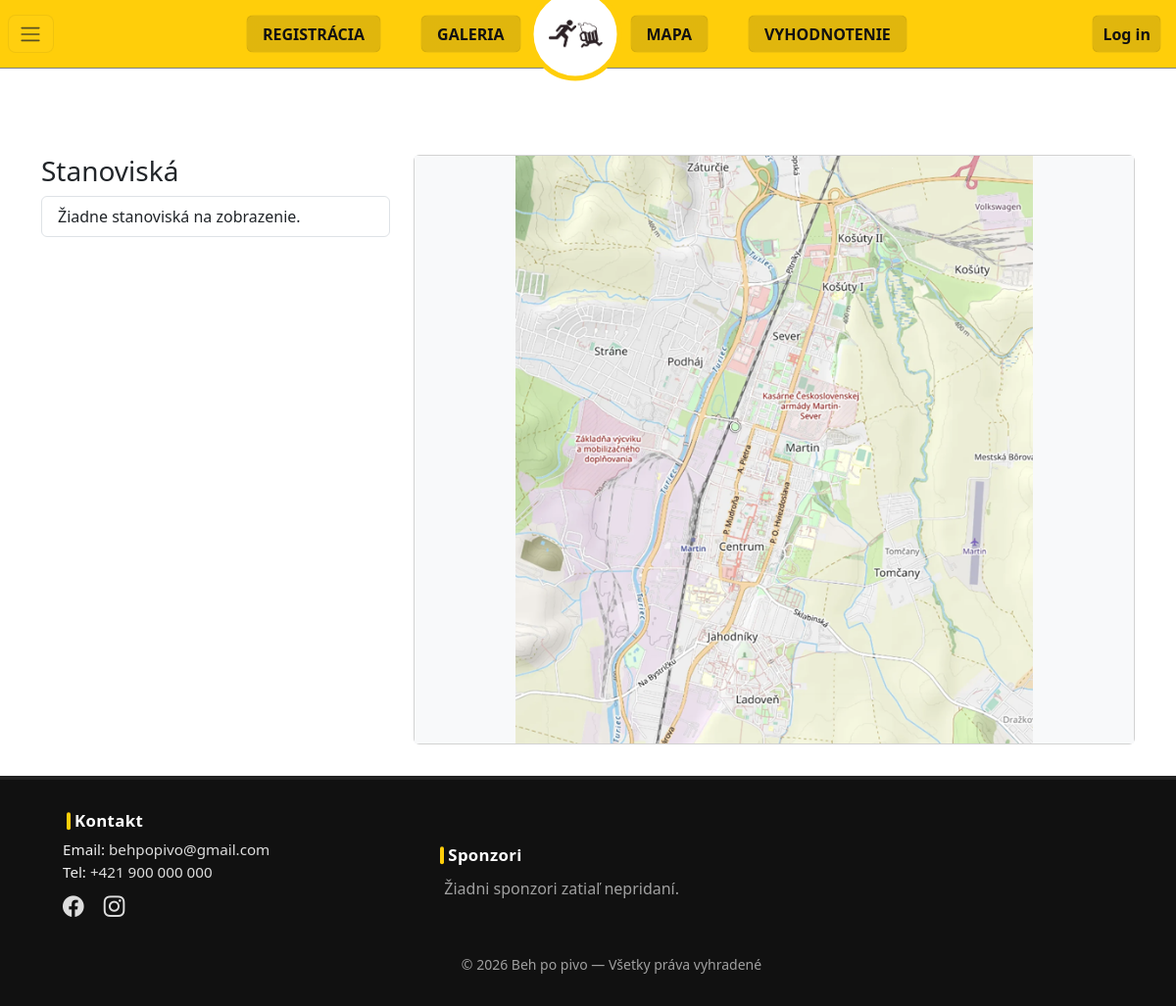
The page /?c=home&a=mapa on the database as committed earlier.
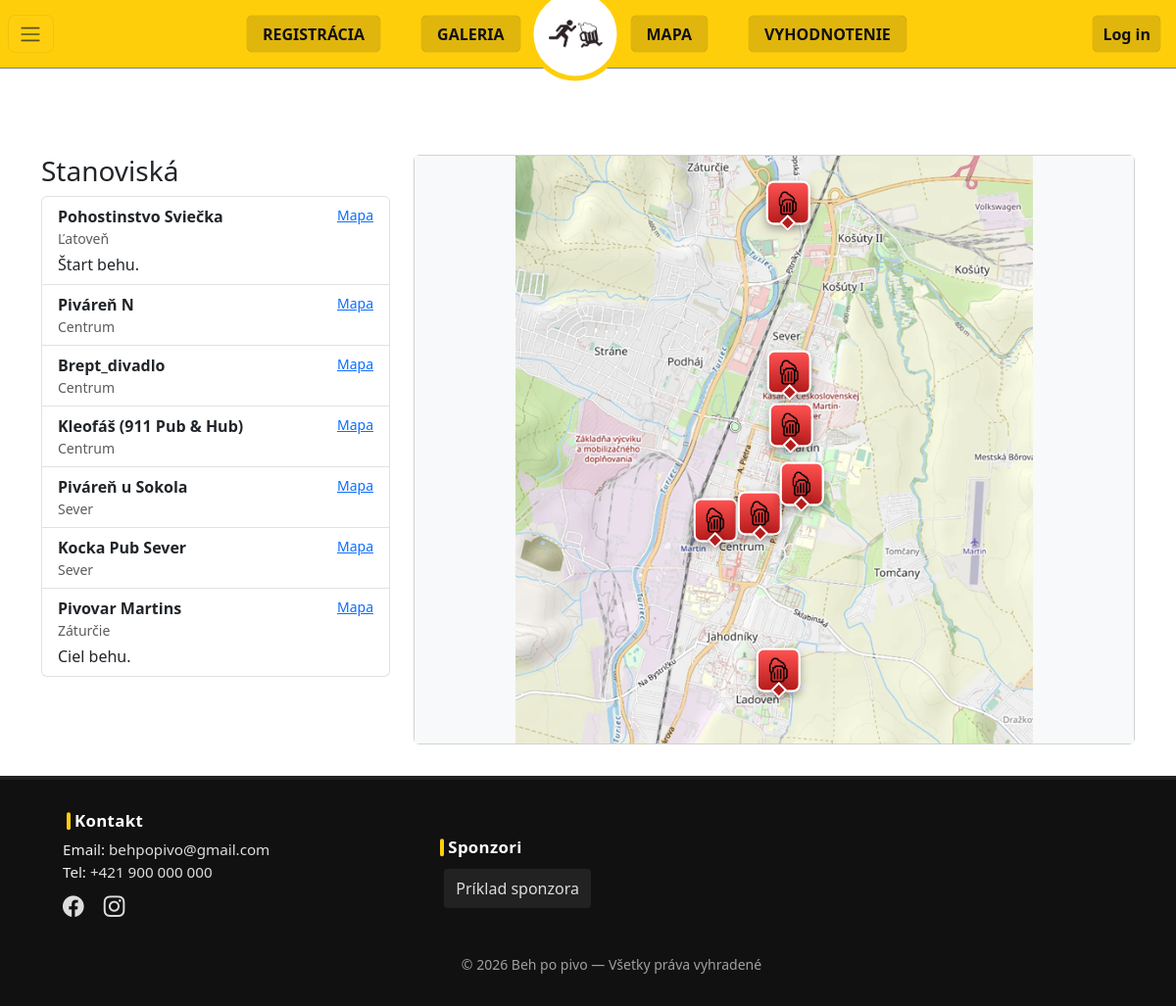
The same page on the database as committed later.
### tables this page shows
CREATE TABLE Stanovisko (
                            ID_stanoviska INT NOT NULL AUTO_INCREMENT,
                            nazov VARCHAR(100) NOT NULL,
                            poloha VARCHAR(255),
                            popis TEXT,
                            mapa_odkaz VARCHAR(1000) DEFAULT NULL,
                            obrazok_odkaz VARCHAR(1000) DEFAULT NULL,
                            x_pos DECIMAL(9,6) NULL,
                            y_pos DECIMAL(9,6) NULL,
                            ID_roka INT NOT NULL,
                            PRIMARY KEY (ID_stanoviska),
                            CONSTRAINT fk_stanovisko_rok
                                FOREIGN KEY (ID_roka)
                                    REFERENCES rokKonania(ID_roka)
                                    ON DELETE CASCADE
                                    ON UPDATE CASCADE
);

CREATE TABLE `sponsors` (
    `ID_sponsor` INT NOT NULL AUTO_INCREMENT,
    `name` VARCHAR(255) NOT NULL,
    `contact_email` VARCHAR(255) DEFAULT NULL,
    `contact_phone` VARCHAR(100) DEFAULT NULL,
    `logo` VARCHAR(255) DEFAULT NULL,
    `url` VARCHAR(1000) DEFAULT NULL,
    `created_at` DATETIME DEFAULT CURRENT_TIMESTAMP,
    PRIMARY KEY (`ID_sponsor`)
);

### Framework/Http/Responses/Response.php (called while the page is built, shortened)
<?php
abstract class Response
{
    public function send(): void
    {
        $this->generate();
    }
}

### public/index.php (called while the page is built, shortened)
<?php
require __DIR__ . '/../Framework/ClassLoader.php';
try {
    $app = new App();
    $app->run();
} catch (Exception $e) {
    die('An error occurred: ' . $e->getMessage());
}

### Framework/DB/Connection.php (called while the page is built, shortened)
<?php
class Connection
{
    private static ?Connection $instance = null;
    private PDO $db;
    public function __construct(PDO $db)
    {
        $this->db = $db;
    }
    public static function getInstance(): Connection
    {
        try {
            if (self::$instance == null) {
                $db = new PDO(
                    'mysql:dbname=' . Configuration::DB_NAME . ';host=' . (getenv('DB_HOST') ?: Configuration::DB_HOST),
                    (getenv('DB_USER') ?: Configuration::DB_USER),
                    (getenv('DB_PASS') ?: Configuration::DB_PASS)
                );
                $db->setAttribute(PDO::ATTR_ERRMODE, PDO::ERRMODE_EXCEPTION);
                $db->setAttribute(PDO::ATTR_EMULATE_PREPARES, true);
                self::$instance = new self($db);
            }
            return self::$instance;
        } catch (PDOException $e) {
            throw new Exception('Connection failed: ' . $e->getMessage());
        }
    }
    public function __call(string $name, array $arguments): mixed
    {
        return $this->db->{$name}(...$arguments);
    }
}

### App/Controllers/HomeController.php (called while the page is built, shortened)
<?php
class HomeController extends BaseController
{
    public function mapa(Request $request): Response
    {
        $conn = \Framework\DB\Connection::getInstance();
        $stanoviska = [];
        $error = null;
        try {
            $stmt = $conn->query('SELECT * FROM Stanovisko');
            $stanoviska = $stmt->fetchAll(\PDO::FETCH_ASSOC);
        } catch (\Throwable $e) {
            $stanoviska = [];
            $error = $e->getMessage();
        }
        return $this->html(['stanoviska' => $stanoviska, 'mapa_error' => $error]);
    }
}

### App/Support/FooterPresenter.php (called while the page is built, shortened)
<?php
class FooterPresenter
{
    private FooterDataProvider $provider;
    private LinkGenerator $link;
    public function __construct(LinkGenerator $link, ?FooterDataProvider $provider = null)
    {
        $this->link = $link;
        $this->provider = $provider ?? new FooterDataProvider();
    }
    public function getSponsors(): array
    {
        $raw = $this->provider->getSponsors();
        $out = [];
        foreach ($raw as $r) {
            $logo = $r['logo'] ?? null;
            $name = $r['name'] ?? '';
            $url = $r['url'] ?? null;
            $item = [
                'name' => $name,
                'url' => $url,
            ];
            if ($logo) {
                $src = $this->link->asset('images/sponsors/' . $logo);
                $ext = strtolower(pathinfo((string)$logo, PATHINFO_EXTENSION));
                $imgStyle = 'height:48px;object-fit:contain;display:block;border:1px solid rgba(255,255,255,0.06);';
                if ($ext !== 'png') {
                    $imgStyle .= 'background:#fff;padding:4px;';
                }
                $item['hasLogo'] = true;
                $item['logoSrc'] = $src;
                $item['imgStyle'] = $imgStyle;
            } else {
                $item['hasLogo'] = false;
                $item['logoSrc'] = null;
                $item['imgStyle'] = '';
            }
            $out[] = $item;
        }
        return $out;
    }
}

### Framework/ClassLoader.php (called while the page is built, shortened)
<?php
class ClassLoader
{
    public static function Boot(): void
    {
        spl_autoload_register(function ($class_name) {
            $baseDir = realpath(dirname(__DIR__));
            $relativePath = str_replace('\\', DIRECTORY_SEPARATOR, ltrim($class_name, '\\')) . '.php';
            $file = $baseDir . DIRECTORY_SEPARATOR . $relativePath;
        });
    }
}

### Framework/Support/FooterDataProvider.php (called while the page is built, shortened)
<?php
class FooterDataProvider
{
    private $sponsors = [];
    public function __construct()
    {
        $this->load();
    }
    private function load(): void
    {
        try {
            $conn = Connection::getInstance();
            $stmt = $conn->query("SHOW TABLES LIKE 'settings'");
            $stmt = $conn->query("SHOW TABLES LIKE 'sponsors'");
            if ($stmt && $stmt->fetchColumn() !== false) {
                $s2 = $conn->query('SELECT * FROM sponsors ORDER BY created_at ASC');
                $this->sponsors = $s2->fetchAll();
            }
        } catch (\Throwable $e) {
        }
    }
    public function getSponsors(): array
    {
        return $this->sponsors;
    }
}

### App/Views/Home/mapa.view.php (the view, shortened to what the rows shown need)
<?php
function normalize_map_link($s) {
    $s = trim($s);
    if (strpos($s, '!3d') !== false && strpos($s, '!4d') !== false) {
        return $s;
    }
    return $s;
}
?>
<div class="container">
    <div class="row">
        <div class="col-md-4">
            <br>
            <br>
            <br>
            <div class="list-group">
                <?php if (!empty($stanoviska) && is_array($stanoviska)): ?>
                    <?php foreach ($stanoviska as $s): ?>
                        <?php
                            $nazov = $s['nazov'] ?? ($s->nazov ?? 'Bez názvu');
                            $poloha = $s['poloha'] ?? ($s->poloha ?? '');
                            $popis = $s['popis'] ?? ($s->popis ?? '');
                            $mapa = $s['mapa_odkaz'] ?? ($s->mapa_odkaz ?? '');
                            $mapa_href = normalize_map_link($mapa);
                        ?>
                        <div class="list-group-item list-group-item-action" role="button" tabindex="0"
                           data-id="<?= htmlspecialchars($s['ID_stanoviska'] ?? '', ENT_QUOTES) ?>"
                           data-nazov="<?= htmlspecialchars($nazov, ENT_QUOTES) ?>"
                           data-poloha="<?= htmlspecialchars($poloha, ENT_QUOTES) ?>"
                           data-popis="<?= htmlspecialchars($popis, ENT_QUOTES) ?>"
                           data-mapa="<?= htmlspecialchars($mapa_href ?? '', ENT_QUOTES) ?>"
                           data-image="<?= htmlspecialchars($s['obrazok_odkaz'] ?? '', ENT_QUOTES) ?>">
                            <div class="d-flex w-100 justify-content-between">
                                <strong><?= htmlspecialchars($nazov) ?></strong>
                                <?php if ($mapa_href): ?>
                                    <small><a href="<?= htmlspecialchars($mapa_href) ?>" target="_blank" rel="noopener noreferrer">Mapa</a></small>
                                <?php endif; ?>
                            </div>
                            <?php if ($poloha): ?>
                                <div class="small text-muted"><?= htmlspecialchars($poloha) ?></div>
                            <?php endif; ?>
                            <?php if ($popis): ?>
                                <div class="mt-1"><?= nl2br(htmlspecialchars($popis)) ?></div>
                            <?php endif; ?>
                        </div>
                    <?php endforeach; ?>
                <?php else: ?>
                    <div class="list-group-item">Žiadne stanoviská na zobrazenie.</div>
                <?php endif; ?>
            </div>
        </div>
        <div class="col-md-8">
            <br>
            <br>
            <br>
            <div class="card">
                <div class="card-body p-0" style="background:#f8f9fa;">
                    <div id="mapImageContainer" style="position:relative; --marker-offset-x: -25%; --marker-offset-y: -90%;">
                        <?php if (!empty($stanoviska) && is_array($stanoviska)): ?>
                            <?php foreach ($stanoviska as $s): ?>
                                <?php
                                    $x = isset($s['x_pos']) ? $s['x_pos'] : null;
                                    $y = isset($s['y_pos']) ? $s['y_pos'] : null;
                                    $xn = is_numeric($x) ? floatval($x) : null;
                                    $yn = is_numeric($y) ? floatval($y) : null;
                                    $markerLeft = ($xn * 100) . '%';
                                    $markerTop = ($yn * 100) . '%';
                                    $nazov = htmlspecialchars($s['nazov'] ?? '', ENT_QUOTES);
                                    $poloha = htmlspecialchars($s['poloha'] ?? '', ENT_QUOTES);
                                    $popis = htmlspecialchars($s['popis'] ?? '', ENT_QUOTES);
                                    $mapa_href = htmlspecialchars(normalize_map_link($s['mapa_odkaz'] ?? '' ) ?? '', ENT_QUOTES);
                                    $img_link = htmlspecialchars($s['obrazok_odkaz'] ?? '', ENT_QUOTES);
                                ?>
                                <div class="overlay-marker" data-id="<?= htmlspecialchars($s['ID_stanoviska'] ?? '', ENT_QUOTES) ?>" data-nazov="<?= $nazov ?>" data-poloha="<?= $poloha ?>" data-popis="<?= $popis ?>" data-mapa="<?= $mapa_href ?>" data-image="<?= $img_link ?>" style="position:absolute; left:<?= $markerLeft ?>; top:<?= $markerTop ?>; z-index:50; cursor:pointer;">
                                     <div class="marker-shape" aria-hidden="true">
                                         <img src="/images/Beer_icon.png" alt="Pivo" />
                                     </div>
                                 </div>
                             <?php endforeach; ?>
                         <?php endif; ?>
                     </div>
                  </div>
               </div>
           </div>
       </div>
   </div>
 </div>

### App/Views/Layouts/footer.layout.php (shortened to what the rows shown need)
<?php
$sponsors = $footerPresenter->getSponsors();
?>
<footer class="site-footer" style="background:#111;color:#eee;padding:2rem 1rem 2rem 4rem;margin-top:2rem;border-top:4px solid #222;">
    <div class="container-fluid">
        <div class="row align-items-center">
            <div class="col-md-8">
                <div class="d-flex align-items-center" style="gap:1rem;flex-wrap:wrap;">
                    <?php if (!empty($sponsors)): ?>
                        <?php foreach ($sponsors as $sp): ?>
                            <?php $name = $sp['name'] ?? ''; $url = $sp['url'] ?? null; $hasLogo = $sp['hasLogo'] ?? false; ?>
                            <div style="display:inline-flex;align-items:center;gap:0.5rem;padding:0.25rem 0.5rem;background:transparent;border-radius:4px;">
                                <?php if ($hasLogo): ?>
                                    <?php $src = $sp['logoSrc'] ?? ''; $imgStyle = $sp['imgStyle'] ?? ''; ?>
                                    <?php if ($url): ?><a href="<?= htmlspecialchars($url) ?>" target="_blank" rel="noopener noreferrer"><?php endif; ?>
                                        <img src="<?= htmlspecialchars($src) ?>" alt="<?= htmlspecialchars($name) ?>" style="<?= htmlspecialchars($imgStyle) ?>"/>
                                    <?php if ($url): ?></a><?php endif; ?>
                                <?php else: ?>
                                    <div style="padding:0.5rem 0.75rem;background:#222;border-radius:4px;color:#ddd;"><?= htmlspecialchars($name) ?></div>
                                <?php endif; ?>
                            </div>
                        <?php endforeach; ?>
                    <?php else: ?>
                        <div class="text-muted">Žiadni sponzori zatiaľ nepridaní.</div>
                    <?php endif; ?>
                </div>
            </div>
        </div>
    </div>
</footer>

Rows that differ between the two databases and show on the page:
added stanovisko: nazov "Pohostinstvo Sviečka", poloha "Ľatoveň", popis "Štart behu."
added stanovisko: nazov "Piváreň N", poloha "Centrum"
added stanovisko: nazov "Brept_divadlo", poloha "Centrum"
added stanovisko: nazov "Kleofáš (911 Pub & Hub)", poloha "Centrum"
added stanovisko: nazov "Piváreň u Sokola", poloha "Sever"
added stanovisko: nazov "Kocka Pub Sever", poloha "Sever"
added stanovisko: nazov "Pivovar Martins", poloha "Záturčie", popis "Ciel behu."
added sponsors: name "Príklad sponzora"
Other text that changed with them:
text no longer shown: "Žiadne stanoviská na zobrazenie. Žiadni sponzori zatiaľ nepridaní."
